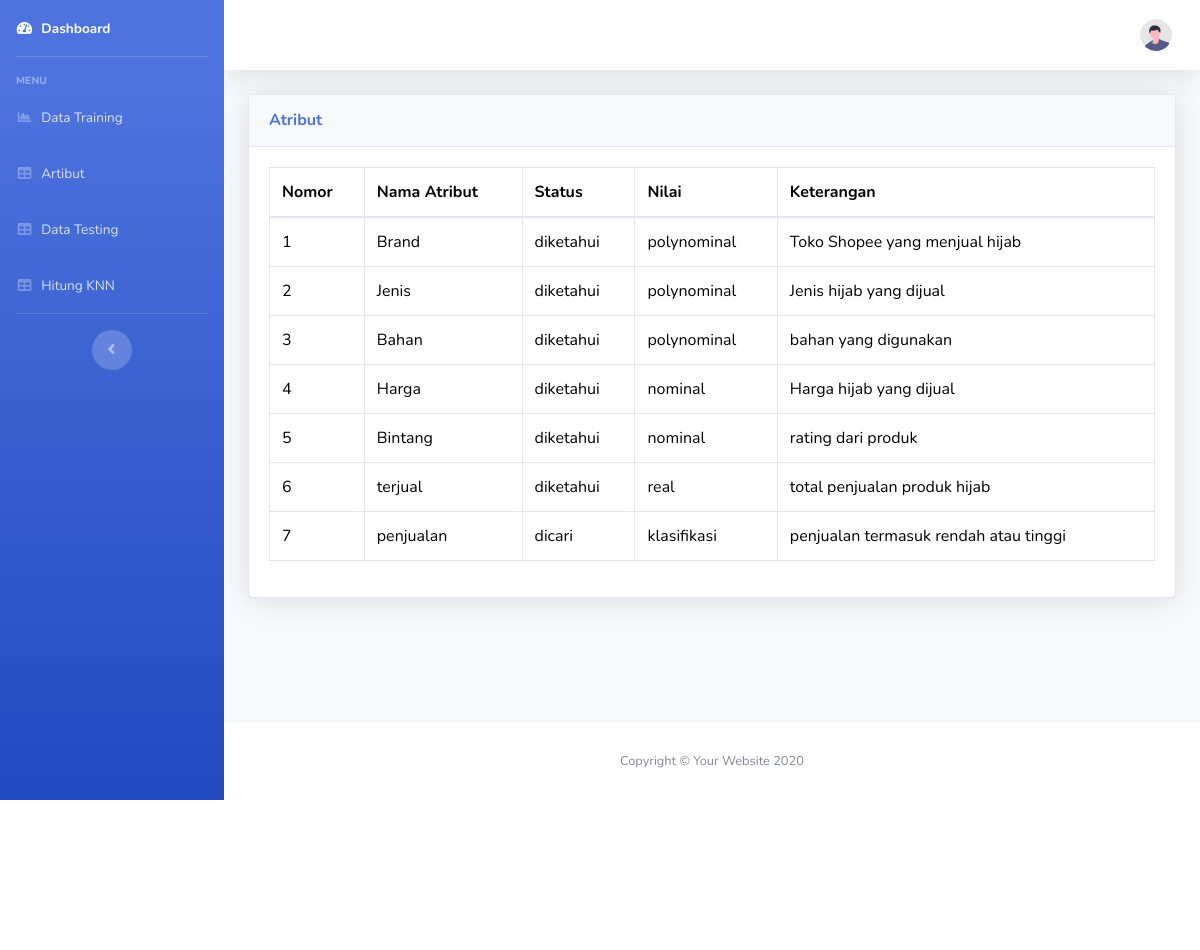
Page /aplikasi/atribut.php on the committed database.
### tables this page shows
CREATE TABLE `atribut` (
  `id_atribut` int(11) NOT NULL,
  `nama_atribut` varchar(100) NOT NULL,
  `status_atribut` varchar(100) NOT NULL,
  `nilai` varchar(100) NOT NULL,
  `keterangan` varchar(100) NOT NULL
);

### aplikasi/atribut.php (the view, shortened to what this page needs)
<!DOCTYPE html>
<html lang="en">
<head>
    <link href="../asset/vendor/fontawesome-free/css/all.min.css" rel="stylesheet" type="text/css">
    <link href="../asset/css/sb-admin-2.min.css" rel="stylesheet">
    <link href="../asset/vendor/datatables/dataTables.bootstrap4.min.css" rel="stylesheet">
</head>
<body id="page-top">
    <div id="wrapper">
         <?php include 'sidebar.php' ?>
        <div id="content-wrapper" class="d-flex flex-column">
            <div id="content">
            <?php include 'topbar.php'; ?>
                <div class="container-fluid">
                    <div class="card shadow mb-4">
                        <div class="card-header py-3">
                            <h6 class="m-0 font-weight-bold text-primary">Atribut</h6>
                        </div>
                        <div class="card-body">
                            <div class="table-responsive">
                                <table class="table table-bordered" id="dataTable" width="100%" cellspacing="0">
                                    <thead>
                                        <tr>
                                            <th>Nomor</th>
                                            <th>Nama Atribut</th>
                                            <th>Status</th>
                                            <th>Nilai</th>
                                            <th>Keterangan</th>
                                        </tr>
                                    </thead>
                                    <tbody>
                                        <?php
                                        $nomor = 1;
                                         $get_data = mysqli_query($conn, "select * from atribut");
                                         while ($display=mysqli_fetch_array($get_data)) {
                                                $nama_atribut = $display['nama_atribut'];
                                                $status_atribut = $display['status_atribut'];
                                                $nilai = $display['nilai'];
                                                $keterangan = $display['keterangan'];
                                        ?>
                                        <tr>
                                            <td><?php echo $nomor ?></td>
                                            <td><?php echo $nama_atribut ?></td>
                                            <td><?php echo $status_atribut ?></td>
                                            <td><?php echo $nilai ?></td>
                                            <td><?php echo $keterangan ?></td>
                                        </tr>
                                        <?php
                                            $nomor++;
                                            }
                                        ?>
                                    </tbody>
                                </table>
                            </div>
                        </div>
                    </div>
                </div>
            </div>
            <footer class="sticky-footer bg-white">
                <div class="container my-auto">
                    <div class="copyright text-center my-auto">
                        <span>Copyright &copy; Your Website 2020</span>
                    </div>
                </div>
            </footer>
        </div>
    </div>
</body>
</html>

### aplikasi/sidebar.php (shortened to what this page needs)
<ul class="navbar-nav bg-gradient-primary sidebar sidebar-dark accordion" id="accordionSidebar">
    <li class="nav-item active">
        <a class="nav-link" href="index.php">
            <i class="fas fa-fw fa-tachometer-alt"></i>
            <span>Dashboard</span></a>
    </li>
    <hr class="sidebar-divider">
    <div class="sidebar-heading">
        Menu
    </div>
    <li class="nav-item">
        <a class="nav-link" href="data_training.php">
            <i class="fas fa-fw fa-chart-area"></i>
            <span>Data Training</span></a>
    </li>
    <li class="nav-item">
        <a class="nav-link" href="atribut.php">
            <i class="fas fa-fw fa-table"></i>
            <span>Artibut</span></a>
    </li>
    <li class="nav-item">
        <a class="nav-link" href="data_testing.php">
            <i class="fas fa-fw fa-table"></i>
            <span>Data Testing</span></a>
    </li>
    <li class="nav-item">
        <a class="nav-link" href="hitung.php">
            <i class="fas fa-fw fa-table"></i>
            <span>Hitung KNN</span></a>
    </li>
    <hr class="sidebar-divider d-none d-md-block">
    <div class="text-center d-none d-md-inline">
        <button class="rounded-circle border-0" id="sidebarToggle"></button>
    </div>
</ul>

### aplikasi/topbar.php (shortened to what this page needs)
<nav class="navbar navbar-expand navbar-light bg-white topbar mb-4 static-top shadow">
    <ul class="navbar-nav ml-auto">
        <li class="nav-item dropdown no-arrow">
            <a class="nav-link dropdown-toggle" href="#" id="userDropdown" role="button"
                data-toggle="dropdown" aria-haspopup="true" aria-expanded="false">
                <img class="img-profile rounded-circle"
                    src="img/undraw_profile.svg">
            </a>
        </li>
    </ul>
</nav>

### aplikasi/atribut.php (style rules this page uses)
th { color : #000000; }
td { color : #000000; }

### rows in the picture
atribut: nama_atribut "Brand", status_atribut "diketahui", nilai "polynominal", keterangan "Toko Shopee yang menjual hijab"
atribut: nama_atribut "Jenis", status_atribut "diketahui", nilai "polynominal", keterangan "Jenis hijab yang dijual"
atribut: nama_atribut "Bahan", status_atribut "diketahui", nilai "polynominal", keterangan "bahan yang digunakan"
atribut: nama_atribut "Harga", status_atribut "diketahui", nilai "nominal", keterangan "Harga hijab yang dijual"
atribut: nama_atribut "Bintang", status_atribut "diketahui", nilai "nominal", keterangan "rating dari produk"
atribut: nama_atribut "terjual", status_atribut "diketahui", nilai "real", keterangan "total penjualan produk hijab"
atribut: nama_atribut "penjualan", status_atribut "dicari", nilai "klasifikasi", keterangan "penjualan termasuk rendah atau tinggi"
